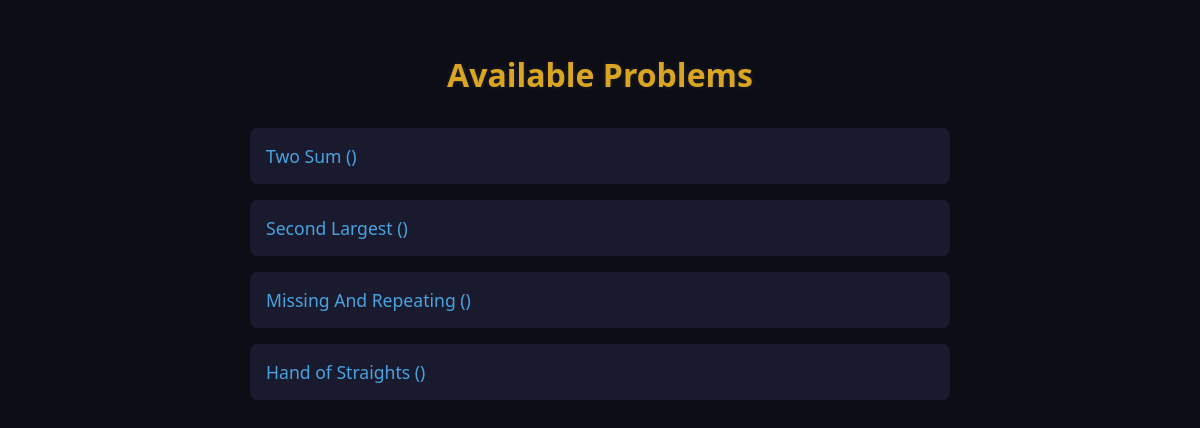
The app's page /problems/ with its own data.
### problems/models.py (models this page shows, shortened)
class Problem(models.Model):
    title = models.CharField(max_length=200)
    slug = models.SlugField(unique=True)  # for cleaner URLs
    statement = models.TextField()
    input_format = models.TextField()
    output_format = models.TextField()
    constraints = models.TextField()
    sample_input = models.TextField()
    sample_output = models.TextField()

### problems/views.py (the view)
# urls.py: path('', views.problem_list, name='problem_list'),
def problem_list(request):
    problems = Problem.objects.all()
    return render(request, 'problems/problem_list.html', {'problems': problems})

### templates/problems/problem_list.html (shortened to what this page needs)
{% load static %}
<!DOCTYPE html>
<html>
<head><title>Problem Set</title>
  <link rel="stylesheet" href="{% static 'problems/style_problem_list.css' %}">
  </head>
<body>
  <h1>Available Problems</h1>
  <ul>
    {% for problem in problems %}
      <li>
        <a href="{% url 'problem_detail' problem.id %}">
          {{ problem.title }} ({{ problem.difficulty }})
        </a>
      </li>
    {% endfor %}
  </ul>
</body>
</html>

### problems/static/problems/style_problem_list.css (style rules this page uses)
body { background-color: #0d0d16; color: #f1f1f1; font-family: 'Segoe UI', sans-serif; margin: 0; padding: 2rem; }
h1 { text-align: center; margin-bottom: 2rem; font-size: 2rem; color: goldenrod; text-shadow: 0 0 5px rgba(255, 255, 255, 0.1); }
ul { list-style: none; padding: 0; max-width: 700px; margin: 0 auto; }
li { background-color: #1a1a2e; padding: 1rem; margin-bottom: 1rem; border-radius: 8px; transition: background-color 0.2s ease; }
a { color: #4aa3df; text-decoration: none; font-size: 1.1rem; font-weight: 500; }

### records on screen
Problem: title "Two Sum"
Problem: title "Second Largest"
Problem: title "Missing And Repeating"
Problem: title "Hand of Straights"
